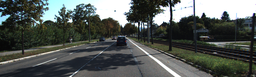
#> input picture 2024_homework_set_3/1_stereo/data/left/000007.png, 256 x 77 px, shrunk from 1242 x 375 before the run
$ python test.py
#> lines starting #> are read from the running program, lines starting #| are printed output that depends on the picture
import numpy as np
from scipy.ndimage import uniform_filter

def compute_matching_cost(left_img, right_img, max_disparity, block_size):
    rows, cols = left_img.shape
    cost_volume = np.zeros((rows, cols, max_disparity), dtype=np.float32)

    half_block_size = block_size // 2

    for d in range(max_disparity):
        shifted_right = np.roll(right_img, d, axis=1)
        sad = np.abs(left_img - shifted_right)
        sad[:, :d] = 255  # 处理边界
        cost_volume[:, :, d] = uniform_filter(sad, size=block_size)

    return cost_volume

def aggregate_costs(cost_volume, P1, P2):
    rows, cols, max_disparity = cost_volume.shape
    aggregated_costs = np.zeros_like(cost_volume)

    directions = [(0, 1), (1, 0), (1, 1), (1, -1)]  # 4个方向

    for dr, dc in directions:
        cost_dir = np.zeros_like(cost_volume)

        for r in range(rows):
            for c in range(cols):
                for d in range(max_disparity):
                    if r - dr >= 0 and c - dc >= 0 and c - dc < cols:
                        prev_costs = cost_dir[r-dr, c-dc, :]
                        min_prev_cost = np.min(prev_costs)
                        penalty = P1 if d == 0 else P2
                        cost_dir[r, c, d] = cost_volume[r, c, d] + min_prev_cost + penalty
                    else:
                        cost_dir[r, c, d] = cost_volume[r, c, d]

        aggregated_costs += cost_dir

    return aggregated_costs

def compute_disparity(aggregated_costs):
    disparity_map = np.argmin(aggregated_costs, axis=2)
    return disparity_map

def sgbm(left_img, right_img, max_disparity, block_size, P1=10, P2=100):
    cost_volume = compute_matching_cost(left_img, right_img, max_disparity, block_size)
    aggregated_costs = aggregate_costs(cost_volume, P1, P2)
    disparity_map = compute_disparity(aggregated_costs)
    return disparity_map

# 读取图片
import cv2
left_img = cv2.imread('data/left/000007.png', cv2.IMREAD_GRAYSCALE)
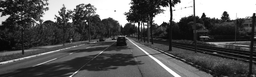
#> left_img: shape (77, 256); min 0, max 255, mean 87.4
right_img = cv2.imread('data/right/000007.png', cv2.IMREAD_GRAYSCALE)

max_disparity = 16
block_size = 5
P1 = 10  # 小的惩罚
P2 = 100  # 大的惩罚

disparity_map = sgbm(left_img, right_img, max_disparity, block_size, P1, P2)
#> the loop in compute_matching_cost, `for d in range(max_disparity):` made 16 passes
#> pass 2, in compute_matching_cost, `shifted_right = np.roll(right_img, d, axis=1)`:
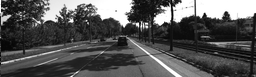
#> shifted_right: shape (77, 256); min 0, max 255, mean 87.4
#> pass 2, in compute_matching_cost, `sad = np.abs(left_img - shifted_right)`:
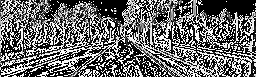
#> sad: shape (77, 256); min 0, max 255, mean 107
#> pass 3, in compute_matching_cost, `shifted_right = np.roll(right_img, d, axis=1)`:
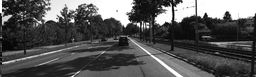
#> shifted_right: shape (77, 256); min 0, max 255, mean 87.4
#> after the loop in compute_matching_cost, `for d in range(max_disparity):`:
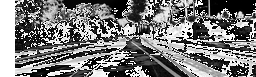
#> sad: shape (77, 256); min 0, max 255, mean 121.9
#> in compute_disparity, `disparity_map = np.argmin(aggregated_costs, axis=2)`: disparity_map: shape (77, 256) int64; every value is 0
# 用matlibplot显示视差图
import matplotlib.pyplot as plt
plt.imshow(disparity_map, cmap='jet')
plt.colorbar()
plt.show()
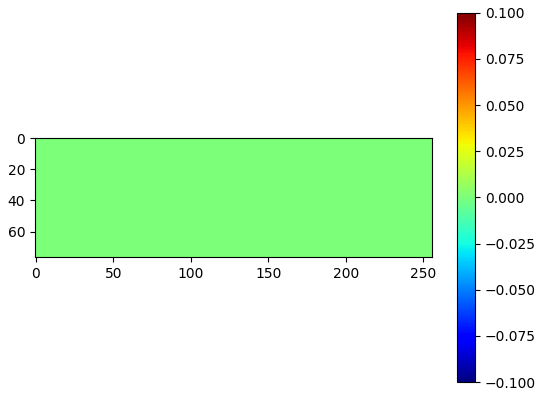
#> figure drawn by matplotlib, 2 panels

$ run again, with 2024_homework_set_3/1_stereo/data/left/000008.png copied over 2024_homework_set_3/1_stereo/data/left/000007.png
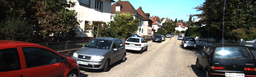
#> input picture 2024_homework_set_3/1_stereo/data/left/000008.png, 256 x 77 px, shrunk from 1242 x 375 before the run
#> `left_img = cv2.imread('data/left/000007.png', cv2.IMREAD_GRAYSCALE)`:
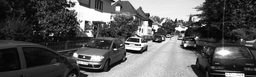
#> left_img: shape (77, 256); min 0, max 255, mean 89.8
#> after the loop in compute_matching_cost, `for d in range(max_disparity):`:
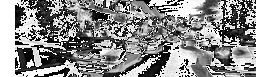
#> sad: shape (77, 256); min 0, max 255, mean 137.5
#> disparity_map: shape (77, 256) int64; every value is 0

$ run again, with 2024_homework_set_3/1_stereo/data/left/000009.png copied over 2024_homework_set_3/1_stereo/data/left/000007.png
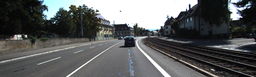
#> input picture 2024_homework_set_3/1_stereo/data/left/000009.png, 256 x 77 px, shrunk from 1242 x 375 before the run
#> `left_img = cv2.imread('data/left/000007.png', cv2.IMREAD_GRAYSCALE)`:
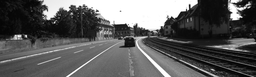
#> left_img: shape (77, 256); min 0, max 255, mean 92.9
#> after the loop in compute_matching_cost, `for d in range(max_disparity):`:
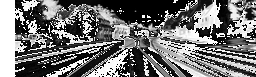
#> sad: shape (77, 256); min 0, max 255, mean 114.3
#> disparity_map: shape (77, 256) int64; every value is 0

$ run again, with 2024_homework_set_3/1_stereo/data/left/000010.png copied over 2024_homework_set_3/1_stereo/data/left/000007.png
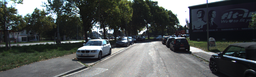
#> input picture 2024_homework_set_3/1_stereo/data/left/000010.png, 256 x 77 px, shrunk from 1242 x 375 before the run
#> `left_img = cv2.imread('data/left/000007.png', cv2.IMREAD_GRAYSCALE)`:
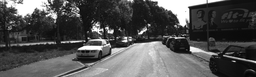
#> left_img: shape (77, 256); min 0, max 255, mean 82.3
#> after the loop in compute_matching_cost, `for d in range(max_disparity):`:
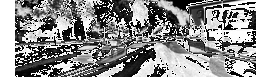
#> sad: shape (77, 256); min 0, max 255, mean 137.2
#> disparity_map: shape (77, 256) int64; every value is 0
